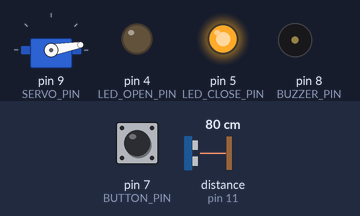
Bench run of a sketch on a simulated Arduino Uno, built with avr-gcc and run on an emulated ATmega328P. Parts: servo, output pins drawn as LEDs (lit = HIGH), buzzer (waves = sounding, pin HIGH). The test bench sets the inputs (shaded band); at power-on: distance to the obstacle (sensor on pin 11) 80 cm, pin 7 (BUTTON_PIN) LOW. The echo pulse lasts 58.3 µs per cm; what the sketch prints to the serial monitor is not drawn.

Above: at 2.2 s.
2.3 s: distance to the obstacle (sensor on pin 11) set to 7 cm
3.8 s: distance to the obstacle (sensor on pin 11) set to 4 cm
At 4.6 s:
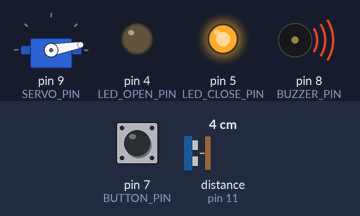
5.3 s: pin 7 (BUTTON_PIN) pulled HIGH for 0.15 s
At 5.9 s:
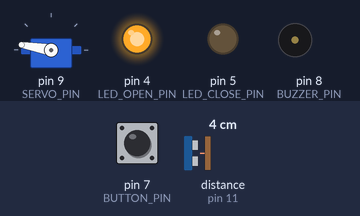
7.0 s: pin 7 (BUTTON_PIN) pulled HIGH for 1 s
At 9.0 s:
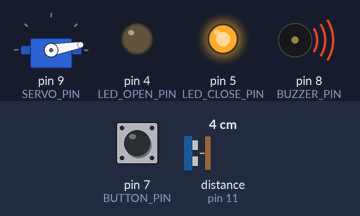
9.5 s: pin 7 (BUTTON_PIN) pulled HIGH for 3.2 s
At 10.3 s:
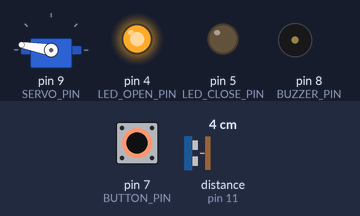
Timing chart, 0 to 12.5 s (numbered marks = the images above; inputs shaded):
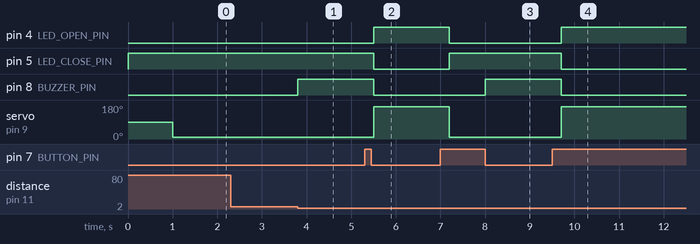

The sketch:

0.04_____.ino
```cpp
//created by I24712I
//Goin me in Git-Hub
//Engoy
#include <Servo.h>
// #include <SoftwareSerial.h> // تم إلغاء هذه المكتبة مؤقتاً
#include <NewPing.h>

// ******* 1. تعريف أطراف الدوائر *******

// البلوتوث HC-05 (تم تعليق الأطراف)
// const int BT_RX_PIN = 2;
// const int BT_TX_PIN = 3;

// مستشعر المسافة HC-SR04
const int TRIGGER_PIN = 10;
const int ECHO_PIN = 11;

// محرك السيرفو
const int SERVO_PIN = 9;

// الزر الضاغط والـ LEDs
const int BUTTON_PIN = 7;
const int LED_OPEN_PIN = 4;
const int LED_CLOSE_PIN = 5;

// الجرس الصوتي للتنبيه الأمني
const int BUZZER_PIN = 8;

// ******* 2. تعريف الثوابت *******
const int MAX_DISTANCE = 200;
const int OPEN_ANGLE = 170;
const int CLOSE_ANGLE = 10;
const int SAFETY_THRESHOLD = 5;

// ******* 3. إنشاء الكائنات *******
Servo windowServo;
// SoftwareSerial bluetooth(BT_RX_PIN, BT_TX_PIN); // تم تعليق الكائن مؤقتاً
NewPing sonar(TRIGGER_PIN, ECHO_PIN, MAX_DISTANCE);

// ******* 4. المتغيرات الحالة *******
bool isWindowOpen = false;

// **********************************************
// ************** الدالة setup ******************
// **********************************************
void setup() {
  Serial.begin(9600);
  // bluetooth.begin(9600); // تم تعليق تشغيل البلوتوث

  // تهيئة أطراف المخرجات
  pinMode(LED_OPEN_PIN, OUTPUT);
  pinMode(LED_CLOSE_PIN, OUTPUT);
  pinMode(BUZZER_PIN, OUTPUT);

  // تهيئة أطراف المدخلات
  pinMode(BUTTON_PIN, INPUT);

  // توصيل السيرفو بالطرف المحدد
  windowServo.attach(SERVO_PIN);

  // ⭐️⭐️⭐️ اختبار الـ LED: وميض واحد طويل للتحقق من التنفيذ ⭐️⭐️⭐️
  digitalWrite(LED_CLOSE_PIN, HIGH); // تشغيل LED الأحمر
  delay(1000); // انتظر ثانية كاملة
  digitalWrite(LED_CLOSE_PIN, LOW);  // إطفاء LED الأحمر

  // إغلاق النافذة (LED أحمر مضاء)
  setWindowState(CLOSE_ANGLE);
  Serial.println("System Initialized.");
}

// **********************************************
// ************** الدالة loop *******************
// **********************************************
void loop() {
  // handleBluetoothControl(); // تم تعليق وظيفة البلوتوث مؤقتاً
  handleManualButton();
  checkSafetyDistance();
}

// **********************************************
// ************ تعريف الدوال المساعدة ***********
// **********************************************

void setWindowState(int angle) {
  digitalWrite(BUZZER_PIN, LOW);

  if (angle == OPEN_ANGLE) {
    isWindowOpen = true;
    digitalWrite(LED_OPEN_PIN, HIGH);
    digitalWrite(LED_CLOSE_PIN, LOW);
  } else if (angle == CLOSE_ANGLE) {
    isWindowOpen = false;
    digitalWrite(LED_OPEN_PIN, LOW);
    digitalWrite(LED_CLOSE_PIN, HIGH);
  }
  windowServo.write(angle);
}

// تم تعليق الدالة بالكامل
/*
void handleBluetoothControl() {
  if (bluetooth.available()) {
    char command = bluetooth.read();

    if (command == '1') {
      setWindowState(OPEN_ANGLE);
    } else if (command == '0') {
      setWindowState(CLOSE_ANGLE);
    }
  }
}
*/

void handleManualButton() {
  if (digitalRead(BUTTON_PIN) == HIGH) {
    delay(200);

    if (isWindowOpen) {
      setWindowState(CLOSE_ANGLE);
    } else {
      setWindowState(OPEN_ANGLE);
    }

    while (digitalRead(BUTTON_PIN) == HIGH) {}
  }
}

void checkSafetyDistance() {
  if (!isWindowOpen) {
    long duration = sonar.ping_cm();

    if (duration > 1 && duration <= SAFETY_THRESHOLD) {
      windowServo.write(windowServo.read());
      digitalWrite(BUZZER_PIN, HIGH);
    } else {
      digitalWrite(BUZZER_PIN, LOW);
    }
  }
}
```

Measured:
- the behaviour switches between 6 and 5 cm on distance to the obstacle (sensor on pin 11) (found by bisection; images 0 and 1)
- after the input at 2.3 s, every drawn part: stays the same
- after the input at 3.8 s, pin 8 (BUZZER_PIN): LOW → HIGH at once
- after the input at 5.3 s, pin 4 (LED_OPEN_PIN): LOW → HIGH after 0.20 s; pin 5 (LED_CLOSE_PIN), pin 8 (BUZZER_PIN): HIGH → LOW after 0.20 s; servo on pin 9 (SERVO_PIN): 10° → 170° after 0.20 s
- after the input at 7.0 s, pin 4 (LED_OPEN_PIN): HIGH → LOW after 0.20 s; pin 5 (LED_CLOSE_PIN): LOW → HIGH after 0.20 s; pin 8 (BUZZER_PIN): LOW → HIGH after 1.0 s; servo on pin 9 (SERVO_PIN): 170° → 10° after 0.20 s
- after the input at 9.5 s, pin 4 (LED_OPEN_PIN): LOW → HIGH after 0.20 s; pin 5 (LED_CLOSE_PIN), pin 8 (BUZZER_PIN): HIGH → LOW after 0.20 s; servo on pin 9 (SERVO_PIN): 10° → 170° after 0.20 s
